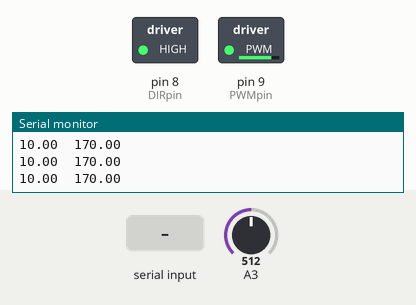
The sketch below on a simulated Arduino Uno, built with avr-gcc and run on an emulated ATmega328P. Shown: switched loads named in the sketch (green lamp = pin HIGH), the last lines printed to the serial monitor. The inputs (shaded band) are chosen by the test bench; at power-on: A3 = 512.

Above: at 3.2 s.
3.3 s: "P90\n" received over Serial
At 6.1 s:
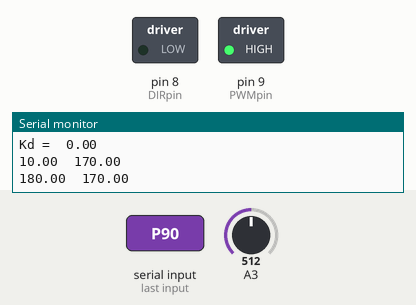
6.3 s: A3 set to 543
At 6.9 s:
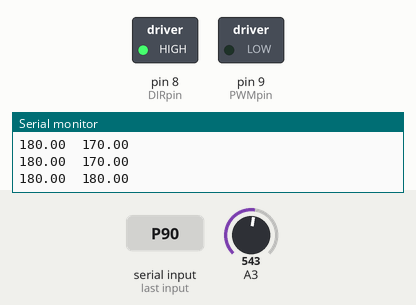
7.8 s: "I90\n" received over Serial
At 9.5 s:
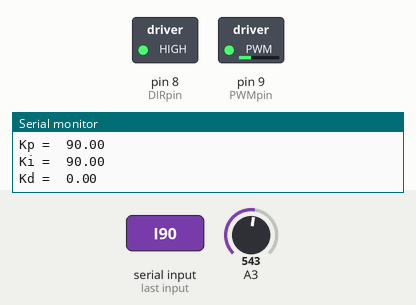
10.8 s: A3 set to 288
12.3 s: A3 set to 274
At 13.5 s:
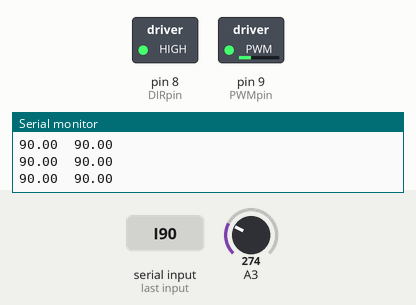
13.8 s: "I,45\n" received over Serial
At 21.8 s:
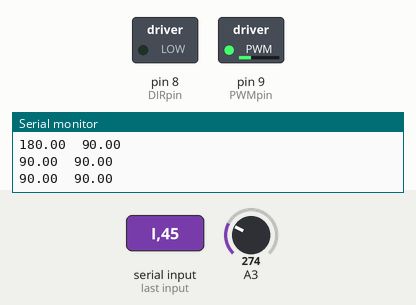
Timing chart, 0 to 32.3 s (numbered marks = the images above; inputs shaded):
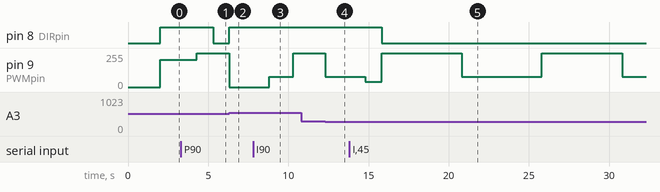

The sketch:

Lab3_PD_Control.ino
```cpp
/*
MAE 156A PD control of motor
Motor Control and encoder sampling
*/
#define DIRpin  8
#define PWMpin  9
#define encPinA 2
#define encPinB 3

int sampleTime = 20; // time step in milliseconds
int serial_printing = 1; // verbose serial printing?
int print_time; // time between printing to serial
int toggle=0; // toggles setpoint

long prevTime = millis(); // time at previous sample
long prevPrintTime = millis(); // time at prev print
long toggleTime = millis(); // time at last toggle

float theta; // potentiometer position
float setpoint; // desired position
float error; // difference between position and setpoint
float prevError; // previous sampling error (for derivative control)
float deltaError; // change in error (for derivative control)
float dEdt; // error derivative (for derivative control)
float inteError; // integral of error since time = zero
float u; // output to motor
float Kp=0.5; // proportional control const
float Ki=0; // integral control const
float Kd=0; // derivative control const

///////////////////////////////////////////////////////////////////////////////
void setup()
{
  Serial.begin(115200);

  // give user time to type constants
  Serial.setTimeout(2000); // milliseconds

  pinMode(PWMpin, OUTPUT);
  pinMode(DIRpin, OUTPUT);

  // get current position
  theta = map(analogRead(A3),0,1024,0,340);

  // set desired postion to 180 degrees past initial position
  setpoint = theta + 180.0;

  // correct setpoint if outside 0-340 degrees
  if (setpoint>340.0){setpoint = setpoint-340.0;}

  if(serial_printing)
  {
    print_time = 400; // milliseconds
    Serial.print("Current position: ");
    Serial.print(theta);
    Serial.println(" Degrees");
    Serial.print("Desired Position: ");
    Serial.print(setpoint);
    Serial.println(" Degrees");
    Serial.println();
    delay(2000); // milliseconds
  }
  else{print_time = 50;} // milliseconds

}

///////////////////////////////////////////////////////////////////////////////
void loop()
{
  // alternate setpoint
  if(millis()-toggleTime>5000)
  {
    if(toggle){setpoint=90;toggle=0;}
    else{setpoint=180;toggle=1;}
    toggleTime = millis();
  }

  // If values sent through serial monitor, set PID constants
  if(Serial.available()>0)
  {
    switch(char(Serial.read()))
    {
      case 'P':
      case 'p':
        Kp = Serial.parseFloat();
        break;
      case 'I':
      case 'i':
        Ki = Serial.parseFloat();
        break;
      case 'D':
      case 'd':
        Kd = Serial.parseFloat();
        break;
      case 'S':
      case 's':
        setpoint = Serial.parseFloat();
        break;
    }
    if(serial_printing)
    {
      Serial.println();
      Serial.print("Kp =\t");
      Serial.println(Kp);
      Serial.print("Ki =\t");
      Serial.println(Ki);
      Serial.print("Kd =\t");
      Serial.println(Kd);
      Serial.println();
    }
    delay(1000);
  }

  //controller
  if(millis()-prevTime>sampleTime)
  {
    // get current position
    theta = map(analogRead(A3),0,1024,0,340); // degrees

    // calc error
    error = setpoint - theta; // degrees

    // derivative of error
    deltaError = error - prevError; // degrees
    dEdt = deltaError/sampleTime; // degrees/milliseconds

    // integral of error with saturation protection
    inteError += sampleTime*(prevError+error)/2.0;
    if(Ki*inteError>30){inteError=30/Ki;}
    else if(Ki*inteError<-30){inteError=-30/Ki;}

    // set motor output and return u with saturation limit
    u = Kp*error + Ki*inteError - Kd*dEdt;
    u = setMotor(u);

    // shift values
    prevError = error;
    prevTime = millis();
  }

  // read pot, send to serial slower than controller
  if(millis()-prevPrintTime>print_time)
  {
    Serial.print(setpoint);
    Serial.print("\t");
    Serial.println(theta);
    //Serial.print("\t");
    //Serial.print(error);
    //Serial.print("\t");
    //Serial.println(u);
    prevPrintTime = millis();
  }
}
///////////////////////////////////////////////////////////////////////////////
// setMotor
// Function to set speed and direction of motor.
// Has saturation protection
///////////////////////////////////////////////////////////////////////////////
float setMotor(float motorSpeed)
{
  // Set motor direction
  if (motorSpeed>0){digitalWrite(DIRpin,LOW);}
  else{digitalWrite(DIRpin,HIGH);}

  // Saturation protection
  if (motorSpeed>100){motorSpeed=100.0;}
  if (motorSpeed<-100){motorSpeed=-100.0;}

  // convert 0-100% to 0-255 duty cycle
  int motorDuty = map(abs(motorSpeed),0,100,0,255);

  // send PWM to motor
  analogWrite(PWMpin,motorDuty);

  // Return the actual controller output with saturation protection
  return motorSpeed;
}
```

Measured:
- the behaviour switches between 542 and 543 on A3 (found by bisection; images 1 and 2)
- after the input at 3.3 s, pin 8 (DIRpin): HIGH → LOW after 2.0 s instead of 1.7 s; pin 9 (PWMpin): 204/255 → 255/255 after 1.0 s
- after the input at 6.3 s, pin 8 (DIRpin): LOW → HIGH at once; pin 9 (PWMpin): 255/255 → 0/255 at once
- after the input at 7.8 s, pin 9 (PWMpin): 0/255 → 76/255 after 1.0 s, → 255/255 1.5 s later
- after the input at 12.3 s, pin 9 (PWMpin): 255/255 → 76/255 at once
- after the input at 13.8 s, pin 8 (DIRpin): HIGH → LOW after 2.0 s instead of 1.5 s
